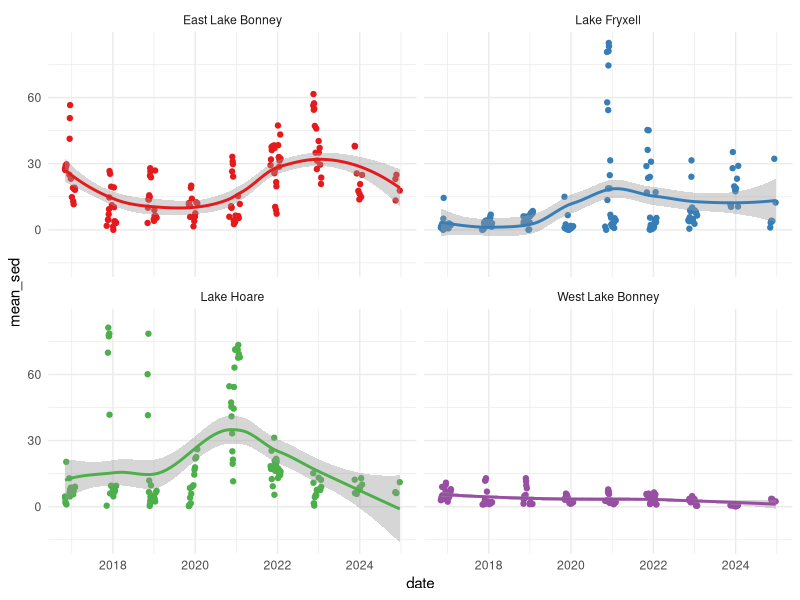
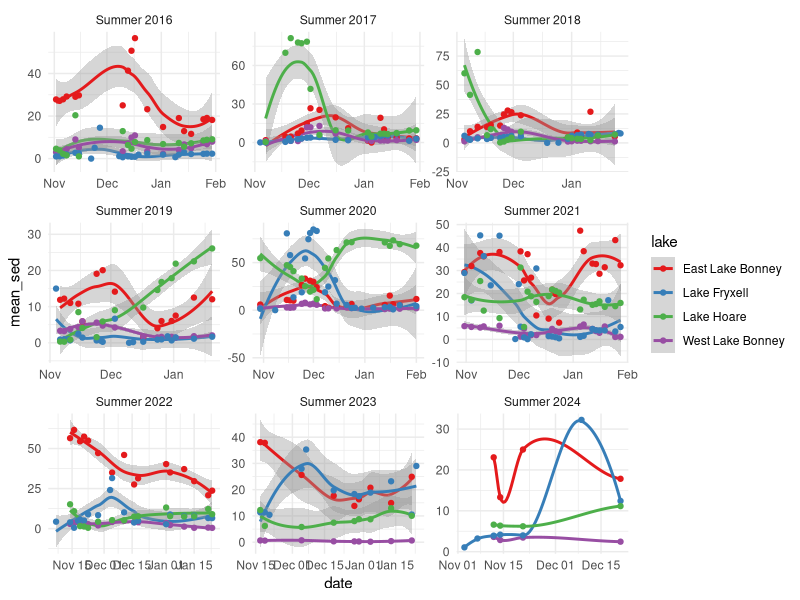
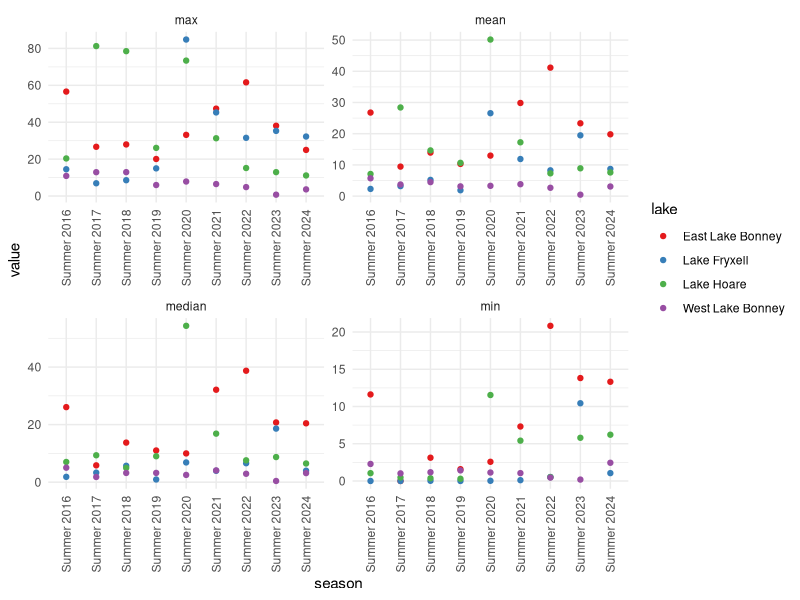
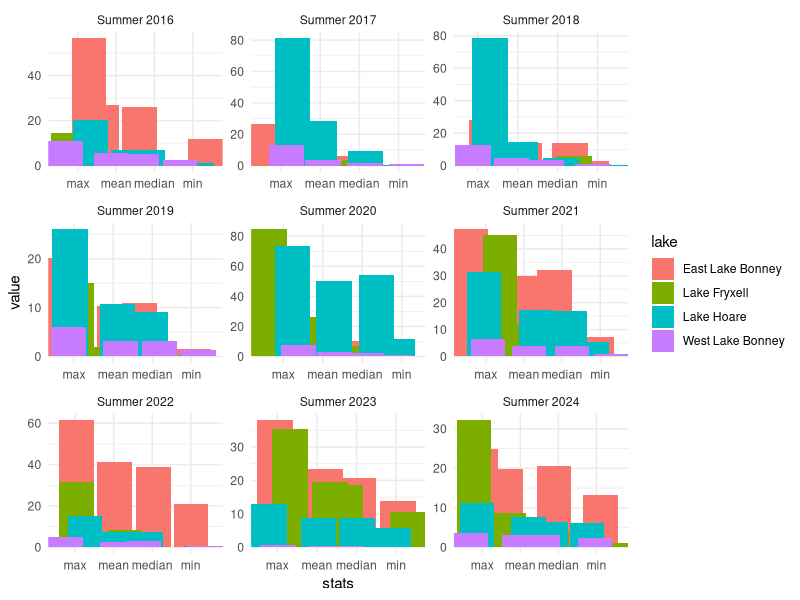

Source code (R) for these figures, in order:
#### Sediment output Analyses
# no ice thickness data included yet

#add the libraries
library(tidyverse)
library(lubridate)
library(RColorBrewer)

#set worviridis#set working directory
setwd("~/Documents/R-Repositories/MCM-LTER-MS")

# load mean sediment abundance plots
alllakes <- read_csv("data/sediment abundance data/LANDSAT_sediment_abundances_20250301.csv") |> 
  mutate(date = ymd(date), 
         mean_sed = sediment_abundance*100, 
         year = year(date), 
         month = month(date))

## test to fix the seasons issue
get_season <- function(date) {
  month <- month(date)
  year <- year(date)
  
  if (month %in% c(11, 12)) {
    return(paste0("Summer ", year))  # November and December belong to the current winter
  } else if (month == 1) {
    return(paste0("Summer ", year - 1))  # January belongs to the previous winter
  } else if (month == 2) {
    return(paste0("Summer ", year - 1))  # February belongs to the previous winter
  } else if (month == 3) {
    return(paste0("Fall ", year))  # March is Spring
  } else if (month %in% 4:5) {
    return(paste0("Fall ", year))  # April and May are Spring
  } else if (month == 6) {
    return(paste0("Winter ", year))  # June is Summer
  } else if (month %in% 7:8) {
    return(paste0("Winter ", year))  # July and August are Summer
  } else if (month == 9) {
    return(paste0("Spring ", year))  # September is Fall
  } else if (month %in% 10) {
    return(paste0("Summer ", year))  # October is Fall
  }
}

# Apply the function and group by season
alllakes <- alllakes |> 
  mutate(season = sapply(date, get_season))

#plotting
#sediment coverage by each lake for whole record
ggplot(alllakes, aes(date, mean_sed, color = lake)) + 
  geom_point() + 
  geom_smooth() + 
  facet_wrap(vars(lake)) + 
  theme_minimal() + 
  scale_color_brewer(palette = "Set1") + 
  theme(legend.position = "none")

#sediment coverage by season
ggplot(alllakes, aes(date, mean_sed, color = lake)) + 
  geom_smooth(SE = T) + 
  geom_point() + 
  facet_wrap(vars(season), scales = "free") + 
  scale_color_brewer(palette = "Set1") + 
  theme_minimal() 

#summary statistics
summary_lakes <- alllakes |> 
  drop_na() |> 
  group_by(lake, season) |> 
  summarize(
    mean = mean(mean_sed), 
    min = min(mean_sed), 
    max = max(mean_sed), 
    median = median(mean_sed)
  ) |> 
  pivot_longer(cols = c(mean, min, max, median), names_to = "stats", values_to = "value")

#plot summary statistics
ggplot(summary_lakes, aes(x = season, y = value, color = lake)) + 
  geom_point() + 
  facet_wrap(vars(stats), scales = "free") + 
  theme_minimal() + 
  scale_color_brewer(palette = "Set1") + 
  theme(axis.text.x = element_text(angle = 90, vjust = 0.5, hjust=1))

#plot summary statistics
ggplot(summary_lakes, aes(x = stats, y = value, fill = lake)) + 
  geom_col(position = "jitter") + 
  facet_wrap(vars(season), scales = "free") + 
  theme_minimal() + 
  scale_color_brewer(palette = "Set1") 




